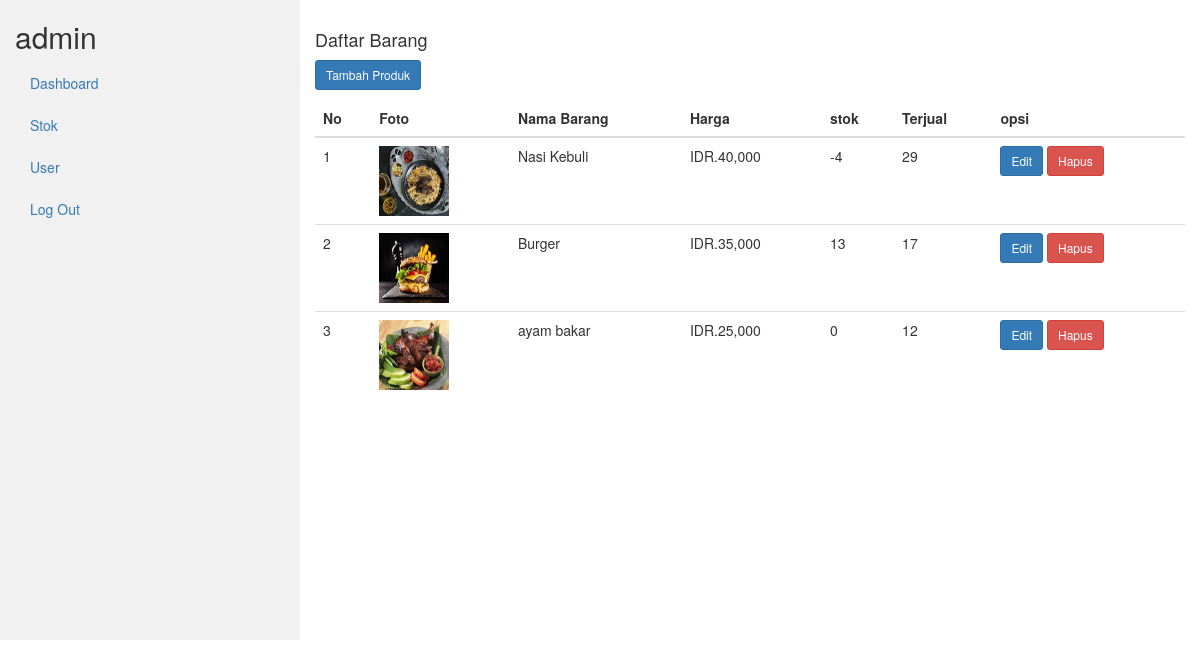
The page /petugas/index.php?page=stok (signed in) on the database its author committed.
### tables this page shows
CREATE TABLE `kasir_produk` (
  `produkID` int(11) NOT NULL,
  `nama_produk` varchar(255) NOT NULL,
  `harga` decimal(10,2) NOT NULL,
  `stok` int(11) NOT NULL,
  `Foto` varchar(255) DEFAULT NULL,
  `Terjual` int(11) NOT NULL
);

### petugas/stok-brg.php (the view, shortened to what this page needs)
<div class="row">
        <div class="col-lg-12 grid-margin stretch-card">
              <div class="card">
                <div class="card-body">
                    <h4 class="card-title">Daftar Barang</h4>
                    <p class="card-description">
                        <a href="?page=tambah-barang" title="Tambah Produk"
                            class="btn btn-primary btn-icon-split btn-sm">
                                <span class="text">Tambah Produk</span>
                        </a>
                    </p>
                    <div class="table-responsive">
                        <table class="table" id="dataTable" width="100%" cellspacing="0">
                            <thead>
                                <tr>
                                    <th>No</th>
                                    <th>Foto</th>
                                    <th>Nama Barang</th>
                                    <th>Harga</th>
                                    <th>stok</th>
                                    <th>Terjual</th>
                                    <th>opsi</th>
                                </tr>
                            </thead>
                            <tbody>
                            <?php
                                $no = 1;
                                $sql = $koneksi->query("SELECT * FROM kasir_produk");
                                while ($data= $sql->fetch_assoc()) {
                            ?>
                            <tr>
                                <td><?php echo $no++ ?></td>
                                <td><?php echo "<img src='../foto/".$data['Foto']."' width='70' height='70'>"; ?></td>
                                <td><?php echo $data['nama_produk']?></td>
                                <td>IDR.<?php echo number_format ($data['harga']) ?></td>
                                <td><?php echo $data['stok']?></td>
                                <td><?php echo $data['Terjual']?></td>
                                <td><a type='button' href="?page=edit-barang&produkID=<?php echo $data['produkID']?>"
                                       class="btn btn-primary btn-icon-split btn-sm">
                                        <span class="text">Edit</span>
                                    </a>
                                    <a onclick="return confirm('Apakah anda yakin ingin menghapusnya')"' href="?page=hapus-barang&produkID=<?php echo $data['produkID']?>"
                                       class="btn btn-danger btn-icon-split btn-sm">
                                        <span class="text">Hapus</span>
                                    </a>
                                </td>
                            </tr>
                            <?php } ?>
                        </tbody>
                    </table>
                </div>
            </div>
        </div>
    </div>
</div>
    </div>

### rows shown on the page
kasir_produk: Foto (picture), nama_produk "Nasi Kebuli", harga "40,000", stok "-4", Terjual "29"
kasir_produk: Foto (picture), nama_produk "Burger", harga "35,000", stok "13", Terjual "17"
kasir_produk: Foto (picture), nama_produk "ayam bakar", harga "25,000", stok "0", Terjual "12"

### other values the page prints
$_SESSION['level'] "admin"
